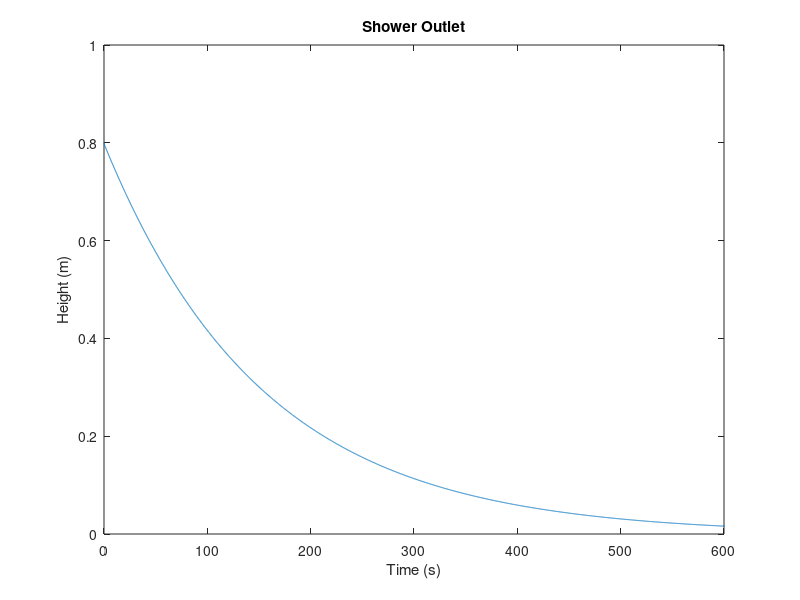

This figure's MATLAB source:
function h = show_outlet()
clear;
clc;
rho = 994;
tube_diameter = 0.02;
tube_cross_section = 3.14*(tube_diameter/2)^2;
tube_length = 1;
I = (rho*tube_length)/tube_cross_section;
tank_area = 0.075;
Cg = tank_area/(rho*9.81);
R = 20000000; %resistance
%%
A=[0 -1/Cg
    1/I -R/I];
B = [0 0
    0 0];
C = [1/(rho*9.81) 0];
D = [0 0];
%%
shower = ss(A,B,C,D);
dt = 0.1;
final_t = 10000;
t = 0:dt:final_t;
n=final_t/dt;
u(1:2,1:n+1) = 0;
IC = [0.8*rho*9.81 tube_cross_section*sqrt(2*9.81*0.8)];
P10 = lsim(shower,u,t,IC);
%%
figure(5);
plot(t,P10);
title('Shower Outlet');
ylabel('Height (m)');
xlabel('Time (s)');
ylim([0 1]);
xlim([0 600]);
end